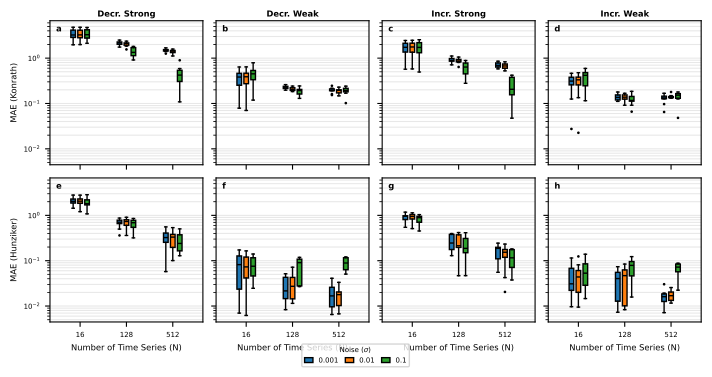

Here is the Python script that generated this plot:
import pandas as pd
import numpy as np
import matplotlib.pyplot as plt
import matplotlib.patches as mpatches
from pathlib import Path

# ---------------------------------------------------------------------------
# Paths & config
# ---------------------------------------------------------------------------
project_root    = Path(__file__).resolve().parents[4]
code_root       = project_root / "code"
EXPERIMENT_ROOT = code_root / "experiments" / "multivariate" / "multivariate_study_2026-02-10_182131"

SEEDS       = range(10)
VALID_N     = [16, 128, 512]
VALID_NOISE = [0.001, 0.01, 0.1]

# 4 crosstalk functions (columns) — ordered for display
FUNCTIONS = [
    ("monoton_decreasing_strong_hill", "Decr. Strong"),
    ("monoton_decreasing_weak_hill",   "Decr. Weak"),
    ("monoton_increasing_strong_hill", "Incr. Strong"),
    ("monoton_increasing_weak_hill",   "Incr. Weak"),
]

# 2 p53 UDE models (rows)
MODELS = [
    ("konrath2020", "Konrath"),
    ("hunziker2010", "Hunziker"),
]

# ---------------------------------------------------------------------------
# Load all MAE data
# ---------------------------------------------------------------------------
valid_func_keys = {f for f, _ in FUNCTIONS}

rows = []
for item in EXPERIMENT_ROOT.iterdir():
    if not item.is_dir():
        continue
    name  = item.name
    parts = name.split("_")
    model = next((m for m, _ in MODELS if name.startswith(m)), None)
    if model is None:
        continue
    try:
        n_signals = int(parts[-1][1:])
        noise     = float(parts[-2])
        func      = "_".join(parts[1:-2])
    except Exception:
        continue
    if n_signals not in VALID_N or noise not in VALID_NOISE:
        continue
    if func not in valid_func_keys:
        continue
    for seed in SEEDS:
        csv = item / f"run_seed_{seed}" / "learned_vs_true_crosstalk_factor_values.csv"
        if not csv.exists():
            continue
        try:
            df        = pd.read_csv(csv).sort_values("nfkb_flat")
            grid      = np.linspace(df["nfkb_flat"].min(), df["nfkb_flat"].max(), 500)
            true_vals = np.interp(grid, df["nfkb_flat"].values, df["true_synth_factor"].values)
            pred_vals = np.interp(grid, df["nfkb_flat"].values, df["pred_synth_factor"].values)
            mae       = np.mean(np.abs(true_vals - pred_vals))
            rows.append({"model": model, "function": func,
                         "n_signals": n_signals, "noise": noise, "mae": mae})
        except Exception:
            pass

df_all = pd.DataFrame(rows)

# ---------------------------------------------------------------------------
# Figure layout — 2 rows × 4 cols, shared axes
# ---------------------------------------------------------------------------
plt.rcParams.update({"font.size": 6, "axes.labelsize": 6, "axes.titlesize": 6,
                     "xtick.labelsize": 5, "ytick.labelsize": 5,
                     "legend.fontsize": 5, "lines.linewidth": 0.1})

plt.rcParams.update({"font.size": 6, "axes.labelsize": 6, "axes.titlesize": 6,
                     "xtick.labelsize": 5, "ytick.labelsize": 5,
                     "legend.fontsize": 5, "lines.linewidth": 0.1,
                     "axes.linewidth": 0.5,
                     "xtick.major.width": 0.5, "ytick.major.width": 0.5,
                     "xtick.major.size": 2,   "ytick.major.size": 2})

grid_keywords = {"ls": "-", "alpha": 0.1, "lw": 0.1, 'c': 'k'}

fig, axes = plt.subplots(
    2, 4,
    figsize=(7.00787, 3.5),
    sharex=True, sharey=True,
    constrained_layout=True,
)

mae_colors = ["C0", "C1", "C2"]
width      = 0.1
gap        = 1.5
offsets    = [-width * gap, 0, width * gap]
indices    = np.arange(len(VALID_N))
panel_letters = "abcdefgh"

for row_i, (model_key, model_label) in enumerate(MODELS):
    for col_i, (func_key, func_label) in enumerate(FUNCTIONS):
        ax  = axes[row_i, col_i]
        sub = df_all[(df_all["model"] == model_key) & (df_all["function"] == func_key)]

        for i, noise_val in enumerate(VALID_NOISE):
            groups = [
                sub[(sub["n_signals"] == n) & (sub["noise"] == noise_val)]["mae"].values
                for n in VALID_N
            ]
            ax.boxplot(
                groups,
                positions=indices + offsets[i],
                widths=width,
                patch_artist=True,
                showfliers=True,
                boxprops=dict(facecolor=mae_colors[i], color="black", alpha=1),
                medianprops=dict(color="black"),
                whiskerprops=dict(color="black"),
                capprops=dict(color="black"),
                flierprops=dict(marker="o", markerfacecolor="k", markersize=1,
                               linestyle="none", markeredgecolor="k"),
            )

        ax.set_xticks(indices)
        ax.set_xticklabels(VALID_N)
        ax.set_yscale("log")
        ax.grid(True, axis="y", which="both", **grid_keywords)

        # Panel letter (top-left, inside panel)
        letter = panel_letters[row_i * 4 + col_i]
        ax.text(0.04, 0.97, letter, transform=ax.transAxes,
                fontsize=6, fontweight="bold", va="top", ha="left")

        # Column header: function name on top row
        if row_i == 0:
            ax.set_title(func_label, fontsize=6, fontweight="bold", pad=3)

        # x-axis label on bottom row only
        if row_i == len(MODELS) - 1:
            ax.set_xlabel("Number of Time Series (N)", fontsize=6)

        # y-axis label on leftmost column only
        if col_i == 0:
            ax.set_ylabel(f"MAE ({model_label})", fontsize=6)

# ---------------------------------------------------------------------------
# Shared noise-level legend (below all panels)
# ---------------------------------------------------------------------------
legend_handles = [
    mpatches.Patch(facecolor=mae_colors[i], edgecolor="black", label=str(v))
    for i, v in enumerate(VALID_NOISE)
]
fig.legend(
    handles=legend_handles,
    title=r"Noise ($\sigma$)",
    loc="lower center",
    ncol=len(VALID_NOISE),
    fontsize=5,
    title_fontsize=5,
    columnspacing=1,
    handlelength=1.2,
    bbox_to_anchor=(0.5, -0.04),
)

# ---------------------------------------------------------------------------
# Save
# ---------------------------------------------------------------------------
output_dir  = code_root / "plots" / "paper_plots" / "supplement"
output_dir.mkdir(parents=True, exist_ok=True)
output_path = output_dir / "mae_supplement_figure.pdf"
fig.savefig(output_path, dpi=300, bbox_inches="tight")
print(f"Saved to {output_path}")
